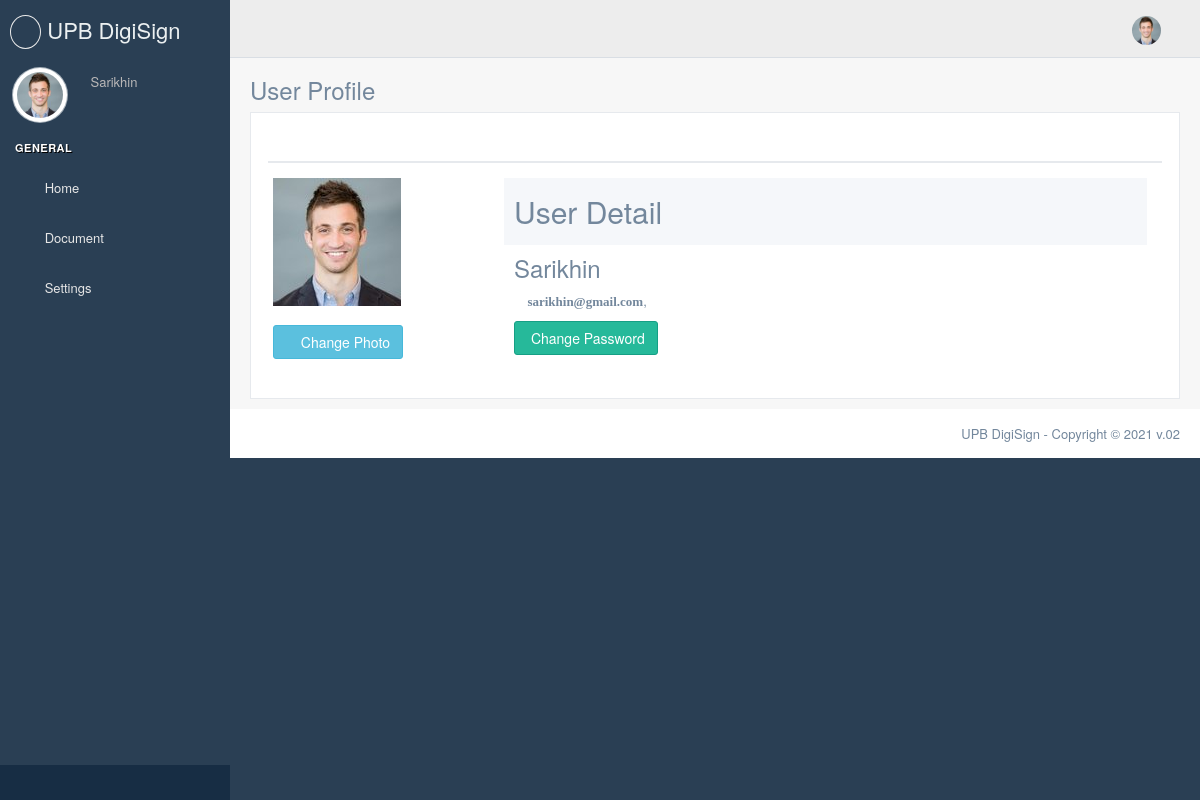
Page /profile/2 (signed in) on the committed database.
### app/models/Users.py (models this page shows, shortened)
class User(UserMixin, db.Model):
    __tablename__ = 'users'
    id = db.Column(db.Integer, primary_key=True)
    email = db.Column(db.String(64), unique=True, index=True)
    nomor = db.Column(db.String(64), unique=True, index=True)
    name = db.Column(db.String(64), index=True)
    p_profile = db.Column(db.String(128), index=True)
    signature = db.Column(db.String(128), index=True)
    sertifikat = db.Column(db.String(128), index=True)
    key_sertifikat = db.Column(db.String(128), index=True)
    password_sertifikat = db.Column(db.String(128))
    password_hash = db.Column(db.String(128))
    role_id = db.Column(db.Integer, db.ForeignKey('roles.id'))
    confirmed = db.Column(db.Boolean, default=False)
    doc =  db.relationship('fileModel', backref='doc', lazy='dynamic')#child of doc
    skrip =  db.relationship('Skripsi', backref='skrip', lazy='dynamic')#child of doc
    @property
    def password(self):
        raise AttributeError('password is not a readable attribute')

### app/routes.py (the view)
@app.route('/profile/<id>')
@login_required
@check_confirmed
def profile(id):
    data = User.query.filter_by(id=id).first_or_404()
    return render_template('/settings/profile.html', user = data)

### app/models/Users.py (called while the page is built)
@login_manager.user_loader
def load_user(user_id):
    return User.query.get(int(user_id))

### app/templates/settings/profile.html (shortened to what this page needs)
{% extends "base_site.html" %}
{% block stylesheets %}
  {{ super() }}
{% endblock stylesheets %}
{% block content %}
  <div class="right_col" role="main">
    <div class="">
      <div class="page-title">
        <div class="title_left">
          <h3>User Profile</h3>
        </div>
        <div class="title_right">
          <div class="col-md-12">
          </div>
        </div>
      </div>
      <div class="clearfix"></div>
      <div class="row">
        <div class="col-md-12 col-sm-12 col-xs-12">
          <div class="x_panel">
            <div class="x_title">
              <ul class="nav navbar-right panel_toolbox">
                <li><a class="collapse-link"><i class="fa fa-chevron-up"></i></a>
                </li>
                <li class="dropdown">
                  <a href="#" class="dropdown-toggle" data-toggle="dropdown" role="button" aria-expanded="false"><i class="fa fa-wrench"></i></a>
                </li>
                <li><a class="close-link"><i class="fa fa-close"></i></a>
                </li>
              </ul>
              <div class="clearfix"></div>
            </div>
            <div class="x_content">
              <div class="col-md-3 col-sm-3 col-xs-12 profile_left">
                <div class="row">
                  <div class="profile_img">
                    <div id="crop-avatar">
                    {% if current_user.p_profile is none %}
                      <img class="img-responsive avatar-view " src="{{ url_for('static', filename='images/user.png')}}" alt="Avatar" title="User Avatar">
                      {% else %}
                      <img class="img-responsive avatar-view " src="{{ url_for('static', filename='uploads/photos/')}}{{ current_user.p_profile }}" alt="Avatar" title="User Avatar">
                    {% endif %}
                    </div>
                  </div>
                </div>
                <br>
                <div class="row">
                    <a class="btn btn-info" data-toggle="modal" data-target=".bs-example-modal-md"><i class="fa fa-upload m-right-xs"></i> Change Photo</a>
                </div>
              </div>
              <div class="col-md-9 col-sm-9 col-xs-12">
                <div class="profile_title">
                  <div class="col-md-6">
                    <h2>User Detail</h2>
                  </div>
                  <div class="col-md-6">
                  </div>
                </div>
                <div class="col-md-6">
                  <h3>{{current_user.name}}</h3>
                  <ul class="list-unstyled user_data">
                    <li><i class="fa fa-map-marker user-profile-icon"> {{current_user.email}}</i>,
                    </li>
                  </ul>
                  <a class="btn btn-success" data-toggle="modal" data-target=".bs-example-modal-lg"> Change Password</a>
                </div>
                    <div class="x_content">
                    <div class="x_content">
                  </div>
                </div>
              </div>
              </div>
            </div>
          </div>
        </div>
      </div>
    </div>
  </div>
{% endblock content %}

### app/templates/site_template/sidebar.html (shortened to what this page needs)
<div class="left_col scroll-view">
  <div class="navbar nav_title" style="border: 0">
    <a href="" class="site_title">
      <i class="fas fa-signature"></i> <span>UPB DigiSign</span></a
    >
  </div>
  <div class="profile clearfix">
    <div class="profile_pic">
      {% if current_user.p_profile is none %}
      <img
        src="{{ url_for('static', filename='images/user.png')}}"
        alt="..."
        class="img-circle profile_img"
      />
      {% else %}
      <img
        src="{{ url_for('static', filename='uploads/photos/')}}{{ current_user.p_profile }}"
        alt="..."
        class="img-circle profile_img"
      />
      {% endif %}
    </div>
    <div class="profile_info">
      <span>{{ current_user.name }}</span>
    </div>
  </div>
  <br />
  <div id="sidebar-menu" class="main_menu_side hidden-print main_menu">
    <div class="menu_section">
      <h3>General</h3>
      <ul class="nav side-menu">
        <li>
          <a href="/dashboard"><i class="fa fa-home"></i> Home </a>
        </li>
         {% if current_user.role.name=='User' %}
        <li>
          <a
            ><i class="fa fa-file-pdf-o"></i> Document
            <span class="fa fa-chevron-down"></span
          ></a>
        </li>
        {% endif %}
        <li>
          <a href="#"
            ><i class="fa fa-gear"></i> Settings
            <span class="fa fa-chevron-down"></span>
          </a>
        </li>
      </ul>
    </div>
  </div>
  <div class="sidebar-footer hidden-small">
    <a data-toggle="tooltip" data-placement="top" title="Settings">
      <span class="glyphicon glyphicon-cog" aria-hidden="true"></span>
    </a>
    <a data-toggle="tooltip" data-placement="top" title="FullScreen">
      <span class="glyphicon glyphicon-fullscreen" aria-hidden="true"></span>
    </a>
    <a data-toggle="tooltip" data-placement="top" title="Lock">
      <span class="glyphicon glyphicon-eye-close" aria-hidden="true"></span>
    </a>
    <a
      data-toggle="tooltip"
      data-placement="top"
      title="Logout"
      href="{{ url_for('logout') }}"
    >
      <span class="glyphicon glyphicon-off" aria-hidden="true"></span>
    </a>
  </div>
</div>

### app/templates/site_template/top_navigation.html (shortened to what this page needs)
<div class="nav_menu">
  <nav>
    <div class="nav toggle">
      <a id="menu_toggle"><i class="fa fa-bars"></i></a>
    </div>
    <ul class="nav navbar-nav navbar-right">
      <li class="">
        <a
          href="javascript:;"
          class="user-profile dropdown-toggle"
          data-toggle="dropdown"
          aria-expanded="false"
        >
          {% if current_user.p_profile is none %}
          <img
            src="{{ url_for('static', filename='images/user.png')}}"
            alt=""
          />
          {% else %}
          <img
            src="{{ url_for('static', filename='uploads/photos/')}}{{ current_user.p_profile }}"
            alt=""
          />
          {% endif %}
          <span class="fa fa-angle-down"></span>
        </a>
      </li>
    </ul>
  </nav>
</div>

### rows in the picture
User: p_profile (picture), name "Sarikhin", email "sarikhin@gmail.com"
